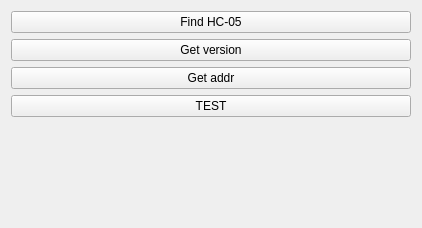
<?xml version="1.0" encoding="UTF-8"?>
<ui version="4.0">
 <class>MainBox</class>
 <widget class="QWidget" name="MainBox">
  <property name="geometry">
   <rect>
    <x>0</x>
    <y>0</y>
    <width>422</width>
    <height>228</height>
   </rect>
  </property>
  <property name="windowTitle">
   <string>Dialog</string>
  </property>
  <layout class="QVBoxLayout" name="verticalLayout">
   <item>
    <widget class="QPushButton" name="btn_find_hc05">
     <property name="text">
      <string>Find HC-05</string>
     </property>
    </widget>
   </item>
   <item>
    <widget class="QPushButton" name="btn_get_version">
     <property name="text">
      <string>Get version</string>
     </property>
    </widget>
   </item>
   <item>
    <widget class="QPushButton" name="btn_get_addr">
     <property name="text">
      <string>Get addr</string>
     </property>
    </widget>
   </item>
   <item>
    <widget class="QPushButton" name="btn_test">
     <property name="text">
      <string>TEST</string>
     </property>
    </widget>
   </item>
   <item>
    <spacer name="verticalSpacer">
     <property name="orientation">
      <enum>Qt::Vertical</enum>
     </property>
     <property name="sizeHint" stdset="0">
      <size>
       <width>20</width>
       <height>40</height>
      </size>
     </property>
    </spacer>
   </item>
  </layout>
 </widget>
 <resources/>
 <connections/>
</ui>
